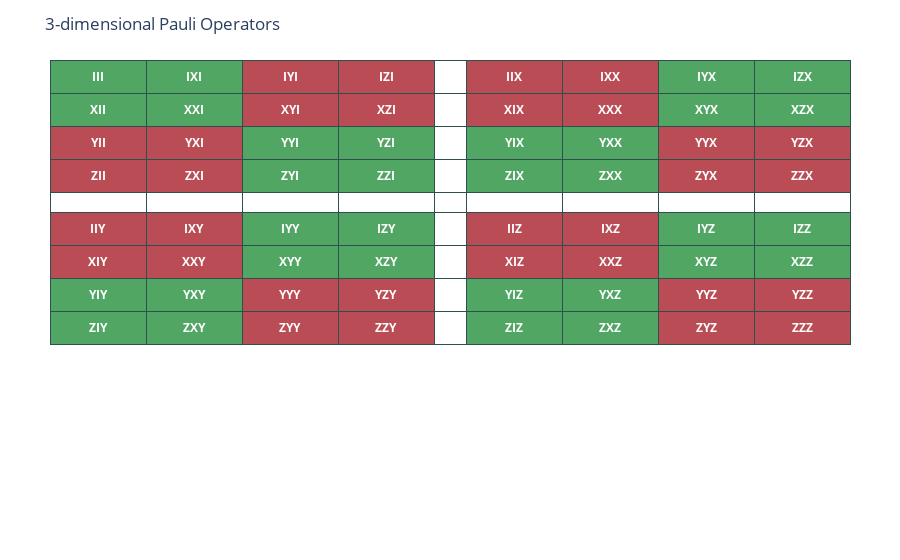

Source (notebook cell):
### Code cell
draw_3dim_paulis(paulis_set_ex_110)

### Figure 1 — Plotly figure (JSON) as saved in the notebook; plotly's stock layout.template omitted (floating-point values rounded to 4 significant figures)
{"data": [{"cells": {"align": ["center"], "fill": {"color": [["#51A664", "#BA4C55", "#BA4C55", "white", "#BA4C55", "#BA4C55", "#51A664", "#51A664"], ["#51A664", "#BA4C55", "#BA4C55", "white", "#BA4C55", "#BA4C55", "#51A664", "#51A664"], ["#BA4C55", "#51A664", "#51A664", "white", "#51A664", "#51A664", "#BA4C55", "#BA4C55"], ["#BA4C55", "#51A664", "#51A664", "white", "#51A664", "#51A664", "#BA4C55", "#BA4C55"], ["white", "white", "white", "white", "white", "white", "white", "white"], ["#BA4C55", "#51A664", "#51A664", "white", "#BA4C55", "#BA4C55", "#51A664", "#51A664"], ["#BA4C55", "#51A664", "#51A664", "white", "#BA4C55", "#BA4C55", "#51A664", "#51A664"], ["#51A664", "#BA4C55", "#BA4C55", "white", "#51A664", "#51A664", "#BA4C55", "#BA4C55"], ["#51A664", "#BA4C55", "#BA4C55", "white", "#51A664", "#51A664", "#BA4C55", "#BA4C55"]]}, "font": {"color": "white", "size": 12}, "line": {"color": ["darkslategray"]}, "values": [["<b>XII</b>", "<b>YII</b>", "<b>ZII</b>", "<b></b>", "<b>IIY</b>", "<b>XIY</b>", "<b>YIY</b>", "<b>ZIY</b>"], ["<b>XXI</b>", "<b>YXI</b>", "<b>ZXI</b>", "<b></b>", "<b>IXY</b>", "<b>XXY</b>", "<b>YXY</b>", "<b>ZXY</b>"], ["<b>XYI</b>", "<b>YYI</b>", "<b>ZYI</b>", "<b></b>", "<b>IYY</b>", "<b>XYY</b>", "<b>YYY</b>", "<b>ZYY</b>"], ["<b>XZI</b>", "<b>YZI</b>", "<b>ZZI</b>", "<b></b>", "<b>IZY</b>", "<b>XZY</b>", "<b>YZY</b>", "<b>ZZY</b>"], ["<b></b>", "<b></b>", "<b></b>", "<b></b>", "<b></b>", "<b></b>", "<b></b>", "<b></b>"], ["<b>XIX</b>", "<b>YIX</b>", "<b>ZIX</b>", "<b></b>", "<b>IIZ</b>", "<b>XIZ</b>", "<b>YIZ</b>", "<b>ZIZ</b>"], ["<b>XXX</b>", "<b>YXX</b>", "<b>ZXX</b>", "<b></b>", "<b>IXZ</b>", "<b>XXZ</b>", "<b>YXZ</b>", "<b>ZXZ</b>"], ["<b>XYX</b>", "<b>YYX</b>", "<b>ZYX</b>", "<b></b>", "<b>IYZ</b>", "<b>XYZ</b>", "<b>YYZ</b>", "<b>ZYZ</b>"], ["<b>XZX</b>", "<b>YZX</b>", "<b>ZZX</b>", "<b></b>", "<b>IZZ</b>", "<b>XZZ</b>", "<b>YZZ</b>", "<b>ZZZ</b>"]]}, "columnwidth": [3, 3, 3, 3, 1, 3, 3, 3, 3], "header": {"align": ["center"], "fill": {"color": ["#51A664", "#51A664", "#BA4C55", "#BA4C55", "white", "#BA4C55", "#BA4C55", "#51A664", "#51A664"]}, "font": {"color": "white", "size": 12}, "line": {"color": "darkslategray"}, "values": ["<b>III</b>", "<b>IXI</b>", "<b>IYI</b>", "<b>IZI</b>", "<b></b>", "<b>IIX</b>", "<b>IXX</b>", "<b>IYX</b>", "<b>IZX</b>"]}, "type": "table"}], "layout": {"margin": {"b": 50, "l": 50, "r": 50, "t": 60}, "showlegend": false, "title": {"text": "3-dimensional Pauli Operators"}}}
